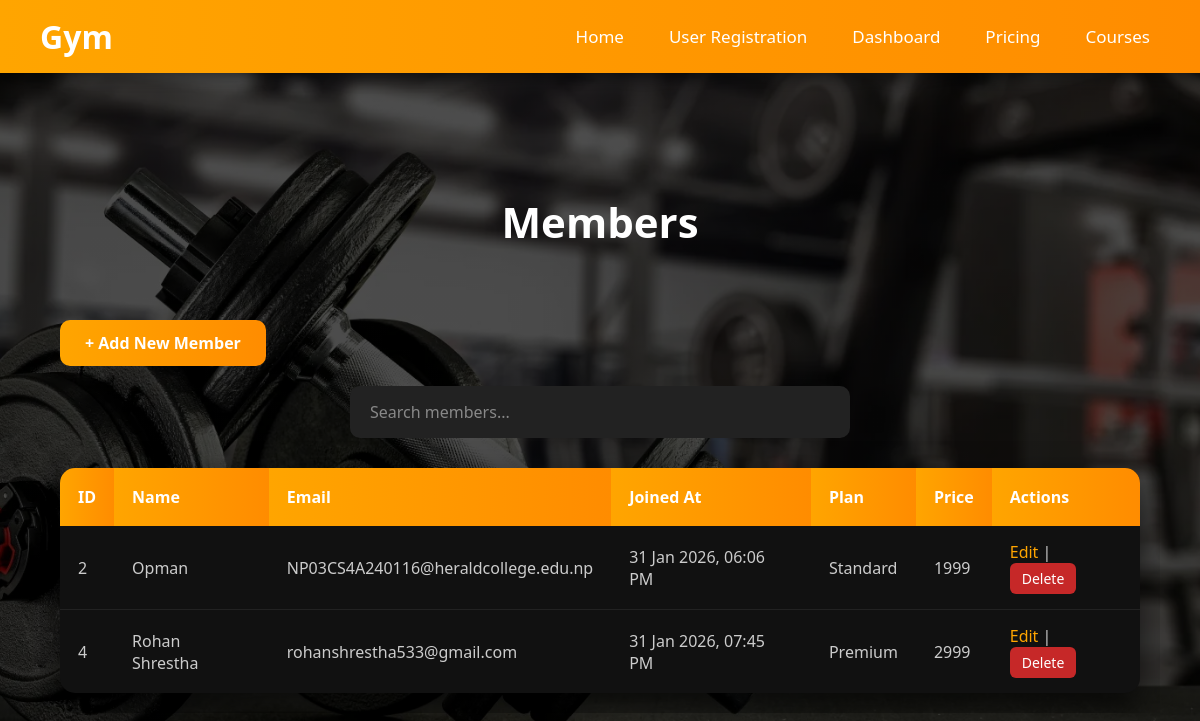
The app's page /customer.php?role=customer with its own data.
### tables this page shows
CREATE TABLE `customers` (
  `id` int(11) NOT NULL AUTO_INCREMENT,
  `full_name` varchar(100) NOT NULL,
  `email` varchar(100) NOT NULL,
  `password` varchar(255) NOT NULL,
  `created_at` timestamp NOT NULL DEFAULT current_timestamp(),
  `membership_type` varchar(50) DEFAULT 'Basic',
  `membership_start` date DEFAULT NULL,
  `membership_expiry` date DEFAULT NULL,
  `membership_status` enum('active','expired','suspended') DEFAULT 'active',
  PRIMARY KEY (`id`),
  UNIQUE KEY `email` (`email`)
);

CREATE TABLE `user_plans` (
  `id` int(11) NOT NULL AUTO_INCREMENT,
  `user_id` int(11) NOT NULL,
  `plan_name` varchar(50) DEFAULT NULL,
  `price` int(11) DEFAULT NULL,
  `created_at` timestamp NOT NULL DEFAULT current_timestamp(),
  PRIMARY KEY (`id`)
);

### public/customer.php (the view, shortened to what this page needs)
<?php
require "../config/db.php";
$stmt = $pdo->query("
    SELECT customers.*, user_plans.plan_name, user_plans.price
    FROM customers
    LEFT JOIN user_plans ON customers.id = user_plans.user_id
");
$customers = $stmt->fetchAll(PDO::FETCH_ASSOC);
?>
<!DOCTYPE html>
<html lang="en">
<head>
    <link rel="stylesheet" href="../assets/style.css">
</head>
<body>
<nav class="navbar">
    <div class="navdiv">
        <div class="logo"><a href="index.php">Gym</a></div>
        <ul>
            <li><a href="index.php">Home</a></li>
            <li><a href="registration.php">User Registration</a></li>
            <li><a href="dashboard.php">Dashboard</a></li>
            <li><a href="pricing.php">Pricing</a></li>
            <li><a href="courses.php">Courses</a></li>
        </ul>
    </div>
</nav>
<div class="main-content">
    <h1 class="page-title">Members</h1>
    <div class="table-container">
        <a href="registration.php" class="add-btn">+ Add New Member</a>
        <div class="search-box">
            <input type="text" id="search" placeholder="Search members..." autocomplete="off">
        </div>
        <?php if (count($customers) > 0): ?>
        <table>
            <thead>
                <tr>
                    <th>ID</th>
                    <th>Name</th>
                    <th>Email</th>
                    <th>Joined At</th>
                    <th>Plan</th>
                    <th>Price</th>
                    <th>Actions</th>
                </tr>
            </thead>
            <tbody>
                <?php foreach ($customers as $c): ?>
                <tr>
                    <td><?= $c['id'] ?></td>
                    <td><?= htmlspecialchars($c['full_name']) ?></td>
                    <td><?= htmlspecialchars($c['email']) ?></td>
                    <td><?= date("d M Y, h:i A", strtotime($c['created_at'])) ?></td>
                    <td><?= $c['plan_name'] ?? 'Not Selected' ?></td>
                    <td><?= $c['price'] ?? '-' ?></td>
                    <td>
                        <a href="edit_customer.php?id=<?= $c['id'] ?>">Edit</a> |
                        <form action="delete_customer.php" method="post" style="display:inline;"
                            onsubmit="return confirm('Delete this member?');">
                            <button type="submit">Delete</button>
                        </form>
                    </td>
                </tr>
                <?php endforeach; ?>
            </tbody>
        </table>
        <?php else: ?>
        <div class="no-data">No members found. Click "Add New Member" to get started.</div>
        <?php endif; ?>
    </div>
</div>
</body>
</html>

### assets/style.css (style rules this page uses)
* { margin: 0; padding: 0; box-sizing: border-box; font-family: "Segoe UI", Tahoma, Geneva, Verdana, sans-serif; }
body { background: linear-gradient(rgba(0,0,0,0.7), rgba(0,0,0,0.7)), url("../imgs/gym.jpeg") no-repeat center center / cover; color: white; min-height: 100vh; }
.navbar { background: linear-gradient(to right, orange, darkorange); padding: 15px 40px; box-shadow: 0 4px 15px rgba(0,0,0,0.5); }
.navdiv { display: flex; justify-content: space-between; align-items: center; }
.logo a { color: white; font-size: 32px; font-weight: 800; text-decoration: none; }
.navdiv ul { list-style: none; display: flex; gap: 25px; }
.navdiv ul li a { color: white; text-decoration: none; font-size: 17px; padding: 6px 10px; border-radius: 6px; transition: 0.3s; }
.main-content { min-height: 100vh; padding: 120px 40px 60px; background: transparent; }
.page-title { text-align: center; font-size: 42px; margin-bottom: 50px; }

### public/customer.php (style rules this page uses)
.table-container { max-width: 1200px; margin: 0 auto; padding: 20px; overflow-x: auto; }
.search-box { max-width: 500px; margin: 0 auto 30px; position: relative; }
.search-box input { width: 100%; padding: 15px 20px; border-radius: 10px; border: none; background: #222; color: white; font-size: 16px; }
.search-box input::placeholder { color: #888; }
table { width: 100%; background: #111; border-collapse: collapse; border-radius: 15px; overflow: hidden; box-shadow: 0 15px 35px rgba(0,0,0,0.7); }
table th { background: linear-gradient(to right, orange, darkorange); color: white; padding: 18px; text-align: left; font-size: 16px; font-weight: 600; }
table td { padding: 15px 18px; border-bottom: 1px solid #222; color: #ccc; }
table tr:last-child td { border-bottom: none; }
table td a { color: orange; text-decoration: none; font-weight: 500; transition: 0.3s; }
table td button { background: #c62828; color: white; border: none; padding: 6px 12px; border-radius: 6px; cursor: pointer; font-size: 14px; transition: 0.3s; }
table td form { display: inline; }
.add-btn { display: inline-block; background: linear-gradient(to right, orange, darkorange); color: white; padding: 12px 25px; border-radius: 10px; text-decoration: none; font-weight: bold; margin-bottom: 20px; transition: 0.3s; }

### records on screen
customers: id "2", full_name "Opman", email "NP03CS4A240116@heraldcollege.edu.np", created_at "31 Jan 2026, 06:06 PM", user_plans.plan_name "Standard", user_plans.price "1999"
customers: id "4", full_name "Rohan Shrestha", email "rohanshrestha533@gmail.com", created_at "31 Jan 2026, 07:45 PM", user_plans.plan_name "Premium", user_plans.price "2999"
